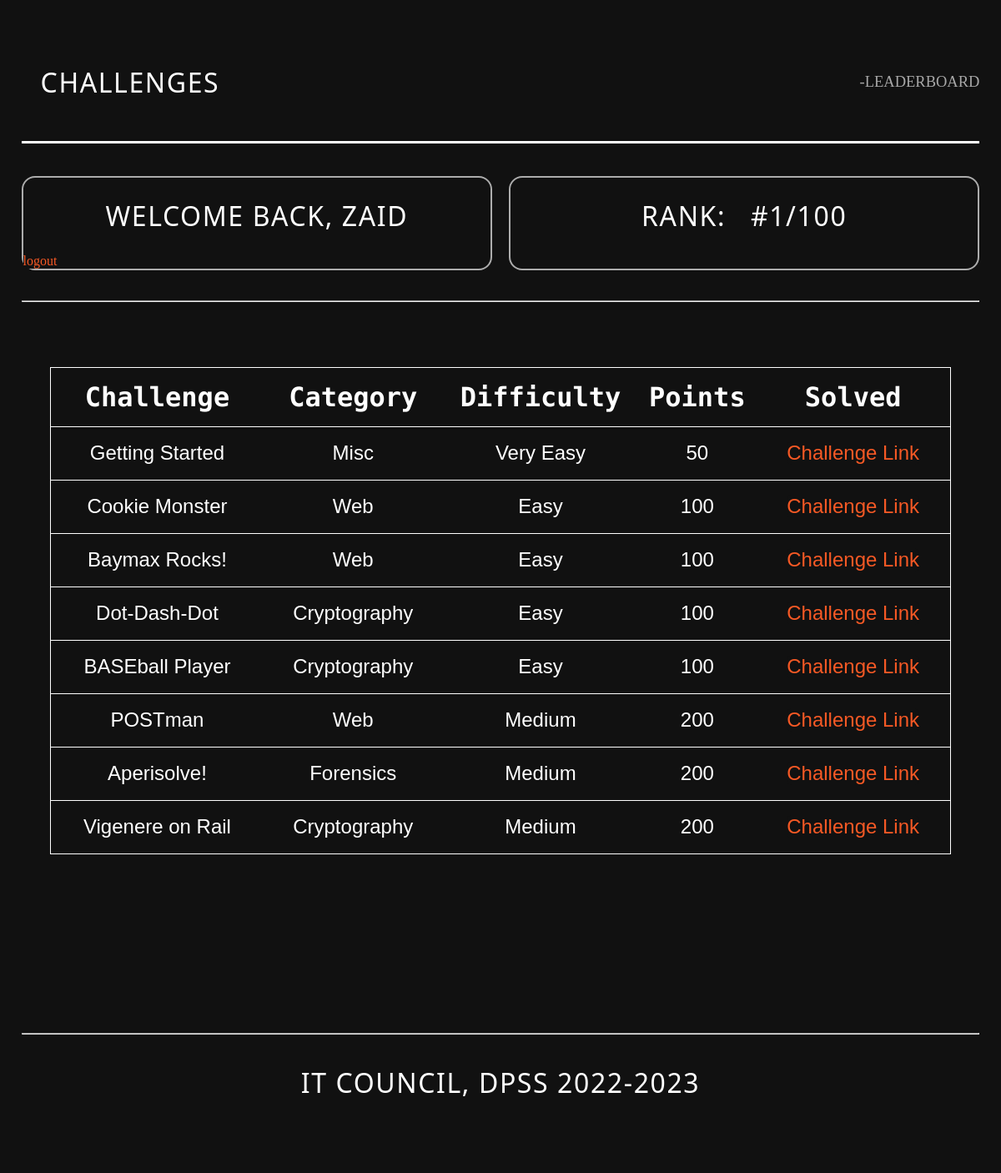
The app's page /dashboard/ (signed in) with its own data.
### Main/models.py (models this page shows, shortened)
class Challenges(models.Model):
    title = models.CharField(max_length=255)
    category = models.CharField(max_length=255)
    difficulty = models.CharField(max_length=255)
    points = models.IntegerField()
    description = models.TextField(max_length=1000, default='')
    hint = models.CharField(max_length=255, default='')
    flag = models.CharField(max_length=255, default='DPSS{EMPTY}')
    link = models.CharField(max_length=255, default='dashboard')

### Main/views.py (the view)
# urls.py: path('dashboard/', views.dashboard, name='dashboard'),
def dashboard(request):
    user = request.user
    context = {'user': user, 'challenges': Challenges.objects.all().order_by('points')}
    if not request.user.is_authenticated:
        return redirect('login')
    return render(request, 'main/dashboard.html', context)

### Main/templates/main/dashboard.html (shortened to what this page needs)
{% extends "main/layout.html" %}
{% load static %}
{% block global_styling %}
<link rel="stylesheet" href="{% static 'css/dashboard.css' %}" />
{% endblock global_styling %}
{% block content %}
<header id="main">
<div class="l-wrapper">
    <div class="c-header"><h1>CHALLENGES</h1>
      <a href="{% url 'leaderboard' %}">-LEADERBOARD</a>
    </div>
    <div class="flex-container">
        <div class="flex-child">
            <h1> Welcome back, {{user}} </h1>
            <a href="{% url 'logout' %}">logout</a>
        </div>
        <div class="flex-child">
          <h1> RANK: &nbsp; #1/100 </h1>
        </div>
      </div>
      <br><br>
      <hr>
</div>
<div class="container">
    <table class='table'>
        <tr class="table-row">
            <th class="table-heading">Challenge</th>
            <th class="table-heading">Category</th>
            <th class="table-heading">Difficulty</th>
            <th class="table-heading">Points</th>
            <th class="table-heading">Solved</th>
        </tr>
        {% for challenge in challenges %}
        <tr class='table-row'>
            <td class="table-data">{{challenge.title}}</td>
            <td class="table-data">{{challenge.category}}</td>
            <td class="table-data">{{challenge.difficulty}}</td>
            <td class="table-data">{{challenge.points}}</td>
            <td class="table-data"><a href="../{{challenge.link}}" >Challenge Link</a></td></td>
        </tr>
        {% endfor %}
    </table>
</div>
<div class="l-wrapper">
    <hr>
    <h1>IT COUNCIL, DPSS 2022-2023</h1>
</div>
</header>
{% endblock content %}

### Main/templates/main/layout.html (shortened to what this page needs)
{% load static %}
<!doctype html>
<html lang="en">
<head>
    <link rel="stylesheet" href="{% static 'css/layout.css' %}">
    {% block global_styling %}
    {% endblock %}
</head>
<body>
  {% block content %}
  {% endblock %}
</body>
</html>

### Main/static/css/layout.css (style rules this page uses)
* { box-sizing: border-box; padding: 0; margin: 0; background-color: #111111; }

### Main/static/css/dashboard.css (style rules this page uses)
body { overflow-x: hidden; }
h1 { font-family: "Major Mono Display", monospace; padding: 2%; color: #ffffff; text-align: center; font-size: 2em; }
.table { border-collapse: collapse; border: 1px solid #ffffff; width: 90vw; border-radius: 1em; margin-top: -15rem; }
.table-row { height: 8vh; border-bottom: 1px solid #ffffff; border-right: 1px solid #ffffff; border-radius: 1em; }
.table-heading { text-align: center; font-weight: 900; font-size: 2em; font-family: "Major Mono Display"; color: #ffffff; padding-top: 1rem; padding-bottom: 1rem; }
.table-data { text-align: center; font-weight: 100; font-size: 1.5em; font-family: sans-serif; color: #ffffff; word-break: break-all; padding-top: 1rem; padding-left: 1rem; padding-right: 1rem; padding-bottom: 1rem; }
.container { display: flex; flex-direction: column; height: 100%; width: 100vw; align-items: center; padding-top: 5%; justify-content: center; }
html { --black: #000000; --white: #ffffff; --darkest: #111111; --darker: #16171A; --dark: #A3AFBF; --medium: #DFE7EF; --light: #CAD4E1; --lighter: #F5F8FC; --lightest: var(--white); --primary: #f65925; --primary-light: #DDD9FF; --primary-trans: #ffffff; --yellow: #FDCB6E; --orange: #E17055; --teal: #00CEC9; --bg: var(--darkest); --color: var(--lightest); --surface: var(--darker); }
h1, h2, h3, h4, h5, h6 { font-weight: 400; text-transform: uppercase; letter-spacing: 0.05em; margin-top: 0.8rem; margin-bottom: 0.8rem; font-family: "Oswald", system-ui; }
a { color: var(--primary); text-decoration: none; transition: all 120ms ease-out 0s; display: inline-block; border-radius: 0.4rem; }
.l-wrapper { width: 100%; max-width: 1260px; margin: auto; padding: 1.6rem 1.6rem 3.2rem; }
.c-header { padding: 1rem 0; display: flex; justify-content: space-between; align-items: center; margin-bottom: 2.4rem; position: relative; }
.c-header:before { content: ""; position: absolute; bottom: 0; right: 0; left: 0; height: 0.2rem; background: var(--primary-trans); }
.c-header a { color: #ffffffa2; font-size: 18.5px; }
.flex-container { display: flex; }
.flex-child { flex: 1; border: 2px solid rgba(251, 251, 251, 0.663); border-radius:1em; }
.flex-child:first-child { margin-right: 20px; }
*, *::before, *::after { padding: 0; margin: 0; box-sizing: border-box; }
body { position: relative; }
#main { height: 100vh; width: 100%; position: relative; background: #111111; }

### records on screen
Challenges: title "Getting Started", category "Misc", difficulty "Very Easy", points "50"
Challenges: title "Cookie Monster", category "Web", difficulty "Easy", points "100"
Challenges: title "Baymax Rocks!", category "Web", difficulty "Easy", points "100"
Challenges: title "Dot-Dash-Dot", category "Cryptography", difficulty "Easy", points "100"
Challenges: title "BASEball Player", category "Cryptography", difficulty "Easy", points "100"
Challenges: title "POSTman", category "Web", difficulty "Medium", points "200"
Challenges: title "Aperisolve!", category "Forensics", difficulty "Medium", points "200"
Challenges: title "Vigenere on Rail", category "Cryptography", difficulty "Medium", points "200"

### other values on screen
{{ user }} "ZAID"
